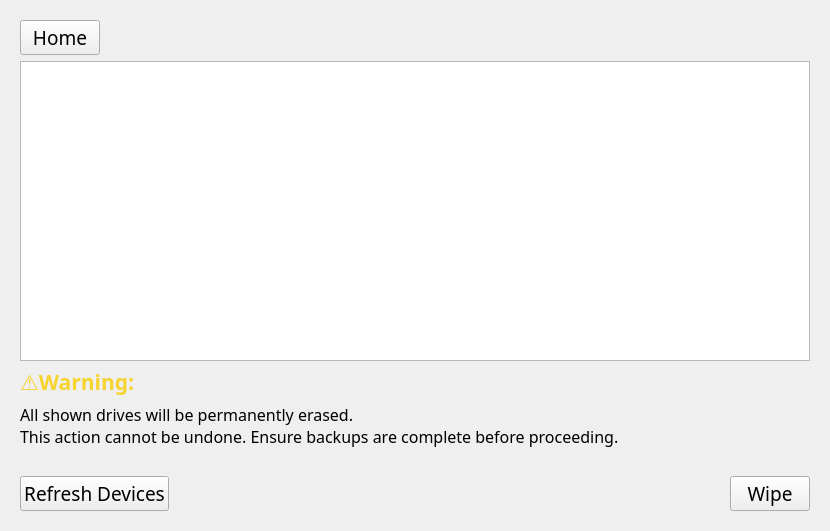
<?xml version="1.0" encoding="UTF-8"?>
<ui version="4.0">
 <class>Form</class>
 <widget class="QWidget" name="Form">
  <property name="geometry">
   <rect>
    <x>0</x>
    <y>0</y>
    <width>830</width>
    <height>531</height>
   </rect>
  </property>
  <property name="font">
   <font>
    <family>Noto Sans</family>
   </font>
  </property>
  <property name="windowTitle">
   <string>EasyWipe</string>
  </property>
  <layout class="QGridLayout" name="gridLayout">
   <property name="leftMargin">
    <number>20</number>
   </property>
   <property name="topMargin">
    <number>20</number>
   </property>
   <property name="rightMargin">
    <number>20</number>
   </property>
   <property name="bottomMargin">
    <number>20</number>
   </property>
   <property name="spacing">
    <number>6</number>
   </property>
   <item row="0" column="0">
    <layout class="QHBoxLayout" name="horizontalLayout_3">
     <item>
      <widget class="QPushButton" name="Home_Button">
       <property name="font">
        <font>
         <family>Noto Sans</family>
         <pointsize>14</pointsize>
        </font>
       </property>
       <property name="text">
        <string>Home</string>
       </property>
      </widget>
     </item>
     <item>
      <spacer name="horizontalSpacer_2">
       <property name="orientation">
        <enum>Qt::Horizontal</enum>
       </property>
       <property name="sizeHint" stdset="0">
        <size>
         <width>40</width>
         <height>20</height>
        </size>
       </property>
      </spacer>
     </item>
    </layout>
   </item>
   <item row="4" column="0">
    <layout class="QHBoxLayout" name="horizontalLayout">
     <item>
      <widget class="QPushButton" name="RefreshDevices_Button">
       <property name="sizePolicy">
        <sizepolicy hsizetype="Maximum" vsizetype="Fixed">
         <horstretch>0</horstretch>
         <verstretch>0</verstretch>
        </sizepolicy>
       </property>
       <property name="minimumSize">
        <size>
         <width>0</width>
         <height>0</height>
        </size>
       </property>
       <property name="font">
        <font>
         <family>Noto Sans</family>
         <pointsize>14</pointsize>
        </font>
       </property>
       <property name="text">
        <string>Refresh Devices</string>
       </property>
      </widget>
     </item>
     <item>
      <spacer name="horizontalSpacer">
       <property name="orientation">
        <enum>Qt::Horizontal</enum>
       </property>
       <property name="sizeHint" stdset="0">
        <size>
         <width>40</width>
         <height>20</height>
        </size>
       </property>
      </spacer>
     </item>
     <item>
      <widget class="QPushButton" name="Wipe_Button">
       <property name="sizePolicy">
        <sizepolicy hsizetype="Maximum" vsizetype="Fixed">
         <horstretch>0</horstretch>
         <verstretch>0</verstretch>
        </sizepolicy>
       </property>
       <property name="minimumSize">
        <size>
         <width>0</width>
         <height>0</height>
        </size>
       </property>
       <property name="font">
        <font>
         <family>Noto Sans</family>
         <pointsize>14</pointsize>
        </font>
       </property>
       <property name="text">
        <string>Wipe</string>
       </property>
      </widget>
     </item>
    </layout>
   </item>
   <item row="2" column="0">
    <widget class="QLabel" name="Warning_Label">
     <property name="font">
      <font>
       <family>Noto Color Emoji</family>
       <pointsize>16</pointsize>
       <bold>true</bold>
      </font>
     </property>
     <property name="styleSheet">
      <string notr="true">color: rgb(246, 211, 45);</string>
     </property>
     <property name="text">
      <string>⚠️Warning: </string>
     </property>
    </widget>
   </item>
   <item row="3" column="0">
    <widget class="QLabel" name="WarningText_Label">
     <property name="sizePolicy">
      <sizepolicy hsizetype="Maximum" vsizetype="Preferred">
       <horstretch>0</horstretch>
       <verstretch>0</verstretch>
      </sizepolicy>
     </property>
     <property name="font">
      <font>
       <family>Noto Sans</family>
       <pointsize>12</pointsize>
       <bold>false</bold>
      </font>
     </property>
     <property name="text">
      <string>All shown drives will be permanently erased. 
This action cannot be undone. Ensure backups are complete before proceeding.
</string>
     </property>
     <property name="textFormat">
      <enum>Qt::AutoText</enum>
     </property>
     <property name="wordWrap">
      <bool>false</bool>
     </property>
    </widget>
   </item>
   <item row="1" column="0">
    <widget class="QListWidget" name="listWidget">
     <property name="font">
      <font>
       <family>Noto Sans</family>
       <pointsize>12</pointsize>
      </font>
     </property>
     <property name="selectionMode">
      <enum>QAbstractItemView::ExtendedSelection</enum>
     </property>
    </widget>
   </item>
  </layout>
 </widget>
 <resources/>
 <connections/>
</ui>
